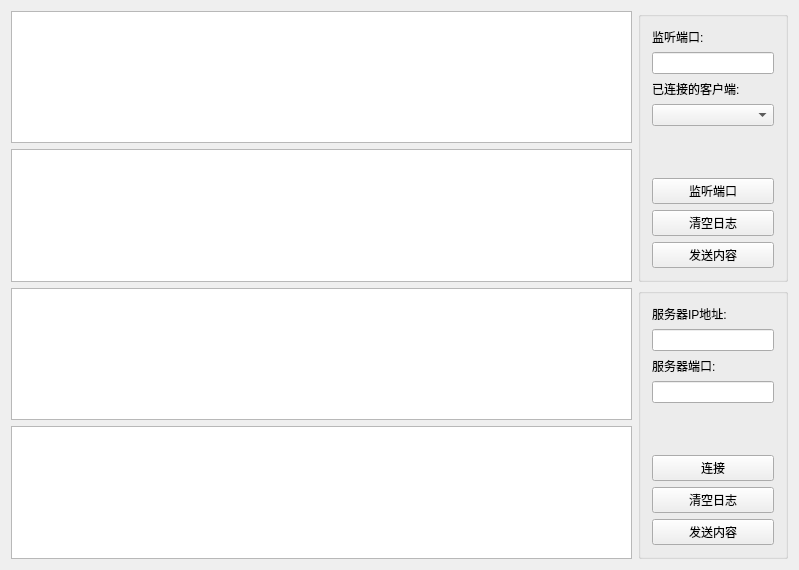
<?xml version="1.0" encoding="UTF-8"?>
<ui version="4.0">
 <class>MainWindow</class>
 <widget class="QMainWindow" name="MainWindow">
  <property name="geometry">
   <rect>
    <x>0</x>
    <y>0</y>
    <width>799</width>
    <height>570</height>
   </rect>
  </property>
  <property name="windowTitle">
   <string>TTKSocket</string>
  </property>
  <property name="windowIcon">
   <iconset resource="../../../TTKUi/TTKModule.qrc">
    <normaloff>:/image/lb_app_logo</normaloff>:/image/lb_app_logo</iconset>
  </property>
  <widget class="QWidget" name="centralWidget">
   <layout class="QVBoxLayout" name="verticalLayout">
    <item>
     <widget class="QWidget" name="serverWidget" native="true">
      <property name="maximumSize">
       <size>
        <width>16777215</width>
        <height>16777215</height>
       </size>
      </property>
      <layout class="QHBoxLayout" name="horizontalLayout">
       <property name="leftMargin">
        <number>0</number>
       </property>
       <property name="topMargin">
        <number>0</number>
       </property>
       <property name="rightMargin">
        <number>0</number>
       </property>
       <property name="bottomMargin">
        <number>0</number>
       </property>
       <item>
        <widget class="QWidget" name="serverTextArea" native="true">
         <layout class="QVBoxLayout" name="verticalLayout_2">
          <property name="spacing">
           <number>6</number>
          </property>
          <property name="leftMargin">
           <number>0</number>
          </property>
          <property name="topMargin">
           <number>0</number>
          </property>
          <property name="rightMargin">
           <number>0</number>
          </property>
          <property name="bottomMargin">
           <number>0</number>
          </property>
          <item>
           <widget class="QTextEdit" name="serverLogEdit">
            <property name="readOnly">
             <bool>true</bool>
            </property>
           </widget>
          </item>
          <item>
           <widget class="QTextEdit" name="serverTextEdit"/>
          </item>
         </layout>
        </widget>
       </item>
       <item>
        <widget class="QGroupBox" name="serverGroupBox">
         <property name="minimumSize">
          <size>
           <width>150</width>
           <height>0</height>
          </size>
         </property>
         <property name="maximumSize">
          <size>
           <width>150</width>
           <height>16777215</height>
          </size>
         </property>
         <property name="title">
          <string/>
         </property>
         <layout class="QVBoxLayout" name="verticalLayout_3">
          <item>
           <widget class="QLabel" name="serverLabel_1">
            <property name="text">
             <string>监听端口:</string>
            </property>
           </widget>
          </item>
          <item>
           <widget class="QLineEdit" name="serverPortEdit"/>
          </item>
          <item>
           <widget class="QLabel" name="serverLabel_2">
            <property name="text">
             <string>已连接的客户端:</string>
            </property>
           </widget>
          </item>
          <item>
           <widget class="QComboBox" name="serverComboBox"/>
          </item>
          <item>
           <spacer name="verticalSpacer">
            <property name="orientation">
             <enum>Qt::Vertical</enum>
            </property>
            <property name="sizeHint" stdset="0">
             <size>
              <width>20</width>
              <height>40</height>
             </size>
            </property>
           </spacer>
          </item>
          <item>
           <widget class="QPushButton" name="serverListenButton">
            <property name="cursor">
             <cursorShape>PointingHandCursor</cursorShape>
            </property>
            <property name="text">
             <string>监听端口</string>
            </property>
           </widget>
          </item>
          <item>
           <widget class="QPushButton" name="serverClearButton">
            <property name="cursor">
             <cursorShape>PointingHandCursor</cursorShape>
            </property>
            <property name="text">
             <string>清空日志</string>
            </property>
           </widget>
          </item>
          <item>
           <widget class="QPushButton" name="serverSendButton">
            <property name="cursor">
             <cursorShape>PointingHandCursor</cursorShape>
            </property>
            <property name="text">
             <string>发送内容</string>
            </property>
           </widget>
          </item>
         </layout>
        </widget>
       </item>
      </layout>
     </widget>
    </item>
    <item>
     <widget class="QWidget" name="clientWidget" native="true">
      <property name="maximumSize">
       <size>
        <width>16777215</width>
        <height>16777215</height>
       </size>
      </property>
      <layout class="QHBoxLayout" name="horizontalLayout_2">
       <property name="leftMargin">
        <number>0</number>
       </property>
       <property name="topMargin">
        <number>0</number>
       </property>
       <property name="rightMargin">
        <number>0</number>
       </property>
       <property name="bottomMargin">
        <number>0</number>
       </property>
       <item>
        <widget class="QWidget" name="clientTextArea" native="true">
         <layout class="QVBoxLayout" name="verticalLayout_4">
          <property name="leftMargin">
           <number>0</number>
          </property>
          <property name="topMargin">
           <number>0</number>
          </property>
          <property name="rightMargin">
           <number>0</number>
          </property>
          <property name="bottomMargin">
           <number>0</number>
          </property>
          <item>
           <widget class="QTextEdit" name="clientLogEdit">
            <property name="readOnly">
             <bool>true</bool>
            </property>
           </widget>
          </item>
          <item>
           <widget class="QTextEdit" name="clientTextEdit"/>
          </item>
         </layout>
        </widget>
       </item>
       <item>
        <widget class="QGroupBox" name="clientGroupBox">
         <property name="minimumSize">
          <size>
           <width>150</width>
           <height>0</height>
          </size>
         </property>
         <property name="maximumSize">
          <size>
           <width>150</width>
           <height>16777215</height>
          </size>
         </property>
         <property name="title">
          <string/>
         </property>
         <layout class="QVBoxLayout" name="verticalLayout_5">
          <item>
           <widget class="QLabel" name="clientLabel_1">
            <property name="text">
             <string>服务器IP地址:</string>
            </property>
           </widget>
          </item>
          <item>
           <widget class="QLineEdit" name="clientServerIPEdit"/>
          </item>
          <item>
           <widget class="QLabel" name="clientLabel_2">
            <property name="text">
             <string>服务器端口:</string>
            </property>
           </widget>
          </item>
          <item>
           <widget class="QLineEdit" name="clientPortEdit"/>
          </item>
          <item>
           <spacer name="verticalSpacer_2">
            <property name="orientation">
             <enum>Qt::Vertical</enum>
            </property>
            <property name="sizeHint" stdset="0">
             <size>
              <width>20</width>
              <height>40</height>
             </size>
            </property>
           </spacer>
          </item>
          <item>
           <widget class="QPushButton" name="serverConnectButton">
            <property name="cursor">
             <cursorShape>PointingHandCursor</cursorShape>
            </property>
            <property name="text">
             <string>连接</string>
            </property>
           </widget>
          </item>
          <item>
           <widget class="QPushButton" name="clientClearButton">
            <property name="cursor">
             <cursorShape>PointingHandCursor</cursorShape>
            </property>
            <property name="text">
             <string>清空日志</string>
            </property>
           </widget>
          </item>
          <item>
           <widget class="QPushButton" name="clientSendButton">
            <property name="cursor">
             <cursorShape>PointingHandCursor</cursorShape>
            </property>
            <property name="text">
             <string>发送内容</string>
            </property>
           </widget>
          </item>
         </layout>
        </widget>
       </item>
      </layout>
     </widget>
    </item>
   </layout>
  </widget>
 </widget>
 <layoutdefault spacing="6" margin="11"/>
 <resources>
  <include location="../../../TTKUi/TTKModule.qrc"/>
 </resources>
 <connections/>
</ui>
